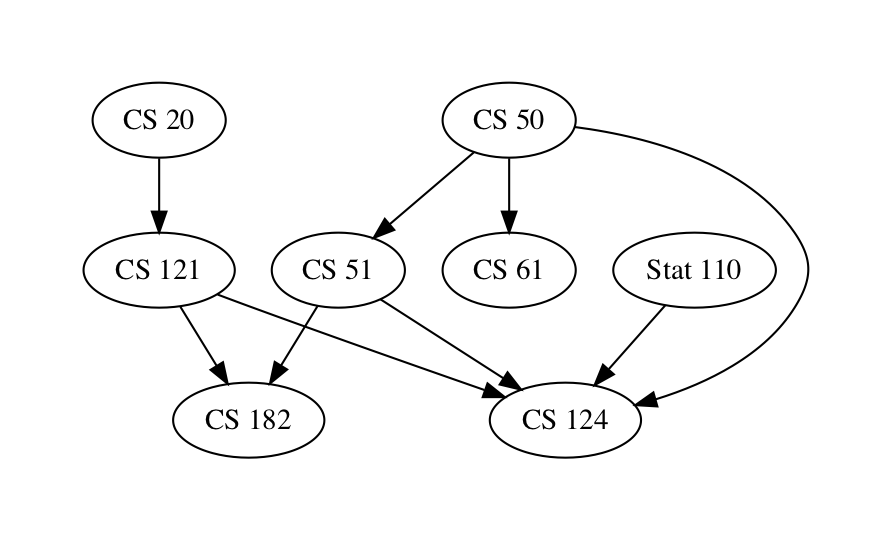

Reproduce this figure in Python.
from graphviz import Digraph

dot = Digraph(comment='CS Course Prerequisites')

adj_list = {
    'Stat 110': [],
    'CS 20': [],
    'CS 50': [],
    'CS 51': ['CS 50'],
    'CS 61': ['CS 50'],
    'CS 121': ['CS 20'],
    'CS 124': ['CS 50', 'CS 51', 'CS 121', 'Stat 110'],
    'CS 182': ['CS 51', 'CS 121']
}

for course in adj_list.keys():
    for prereq in adj_list[course]:
        dot.edge(prereq, course)

dot.render('cs_prereqs.png', view=True)
